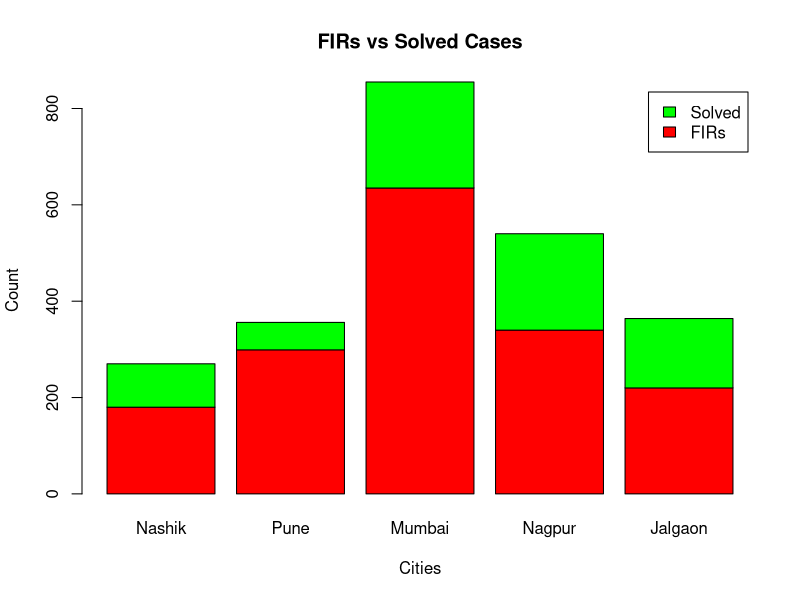
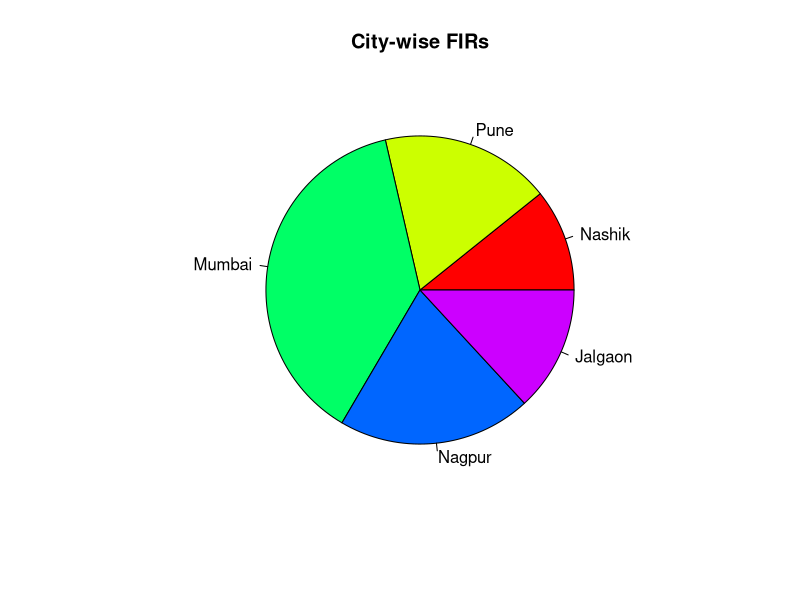

These charts were generated, in order, by the following R code:
##SLIP - 12
##Q.1 

# Given vectors 
v1 <- c(10, 25, 5, 40) 
v2 <- c(15, 30, 20, 35) 
# Concatenate 
v <- c(v1, v2)  

# Sort in descending order 
v_desc <- sort(v, decreasing = TRUE) 

# Display 
cat("Combined Vector:\n") 
print(v) 
cat("Descending Order:\n") 
print(v_desc)
 

##Q.2 
# Data
city <- c("Nashik","Pune","Mumbai","Nagpur","Jalgaon")
firs <- c(180,299,635,340,220)
solved <- c(90,57,220,200,144)

# Create matrix
data_mat <- rbind(firs, solved)
colnames(data_mat) <- city

# 1) Stacked Bar Plot
barplot(data_mat,
        main = "FIRs vs Solved Cases",
        xlab = "Cities",
        ylab = "Count",
        col = c("red","green"),
        legend = c("FIRs","Solved"),
        beside = FALSE)

# 2) Pie Chart
pie(firs,
    labels = city,
    main = "City-wise FIRs",
    col = rainbow(length(city)))

# 3) Highest FIRs
max_fir_city <- city[which.max(firs)]
cat("City with highest FIRs:", max_fir_city, "\n")

# 4) Highest Solved Cases
max_solved_city <- city[which.max(solved)]
cat("City with highest solved cases:", max_solved_city, "\n")
